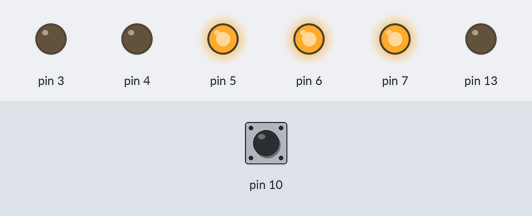
The sketch below on a simulated Arduino Uno, built with avr-gcc and run on an emulated ATmega328P. On the bench: output pins drawn as LEDs (lit = HIGH). The test bench sets the inputs (shaded band); at power-on: pin 10 HIGH.

Above: at 1.7 s.
1.8 s: pin 10 pulled LOW for 0.35 s
At 4.7 s:
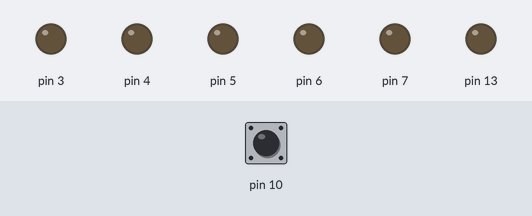
4.8 s: pin 10 pulled LOW for 1 s
At 5.85 s:
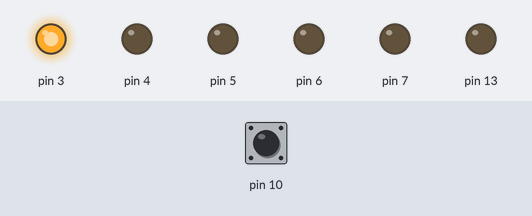
8.1 s: pin 10 pulled LOW for 3.2 s
At 10.6 s:
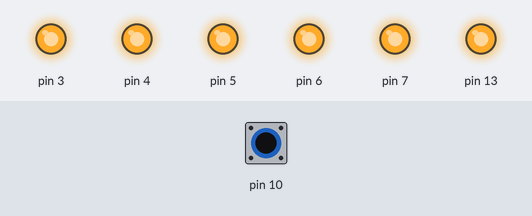
14.3 s: pin 10 pulled LOW for 0.35 s
At 15.75 s:
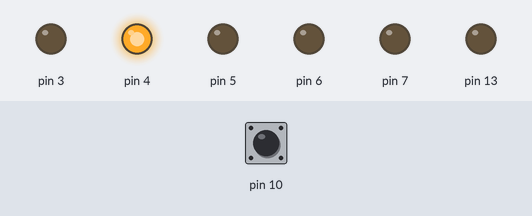
17.6 s: pin 10 pulled LOW for 1 s
At 19.05 s:
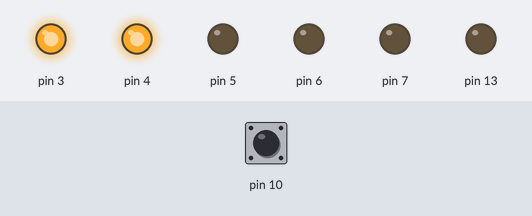
Timing chart, 0 to 22.2 s (numbered marks = the images above; inputs shaded):
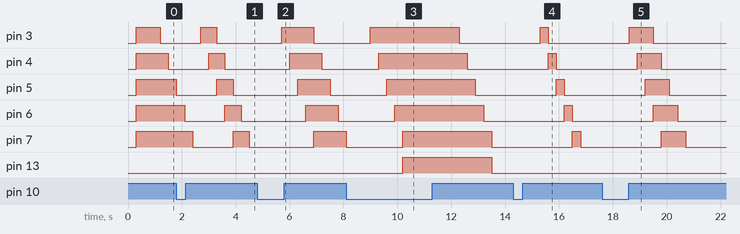

The sketch:

anti-rebond-et-decalage.ino
```cpp
void setup() {
  pinMode (10, INPUT_PULLUP) ;
  pinMode (3, OUTPUT) ;
  pinMode (4, OUTPUT) ;
  pinMode (5, OUTPUT) ;
  pinMode (6, OUTPUT) ;
  pinMode (7, OUTPUT) ;
  pinMode (13, OUTPUT) ;
}

const int delai = 300 ;
byte gFiltre  = 0 ;

void loop() {
  delay (delai) ;
  gFiltre = (gFiltre << 1) | digitalRead (10) ;
  if (gFiltre == 0) {
    digitalWrite (13, HIGH) ;
  }else if (gFiltre == 0xFF) {
    digitalWrite (13, LOW) ;
  }
  digitalWrite (7, (gFiltre & 0x80) == 0) ;
  digitalWrite (6, (gFiltre & 0x40) == 0) ;
  digitalWrite (5, (gFiltre & 0x20) == 0) ;
  digitalWrite (4, (gFiltre & 0x10) == 0) ;
  digitalWrite (3, (gFiltre & 0x08) == 0) ;
}
```

Measured:
- after the input at 1.8 s, pin 3: LOW → HIGH after 0.90 s, → LOW 0.60 s later; pin 4: LOW → HIGH after 1.2 s, → LOW 0.60 s later
- after the input at 4.8 s, pin 3: LOW → HIGH after 0.90 s, → LOW 1.2 s later; pin 4: LOW → HIGH after 1.2 s, → LOW 1.2 s later; pin 5: LOW → HIGH after 1.5 s, → LOW 1.2 s later; pin 6: LOW → HIGH after 1.8 s, → LOW 1.2 s later; pin 7: LOW → HIGH after 2.1 s
- after the input at 8.1 s, pin 3: LOW → HIGH after 0.90 s, → LOW 3.3 s later; pin 4: LOW → HIGH after 1.2 s, → LOW 3.3 s later; pin 5: LOW → HIGH after 1.5 s, → LOW 3.3 s later; pin 6: LOW → HIGH after 1.8 s, → LOW 3.3 s later; pin 13: LOW → HIGH after 2.1 s, → LOW 3.3 s later
- after the input at 14.3 s, pin 3: LOW → HIGH after 1.0 s, → LOW 0.30 s later; pin 4: LOW → HIGH after 1.3 s, → LOW 0.30 s later; pin 5: LOW → HIGH after 1.6 s, → LOW 0.30 s later; pin 6: LOW → HIGH after 1.9 s, → LOW 0.30 s later; pin 7: LOW → HIGH after 2.2 s, → LOW 0.30 s later
- after the input at 17.6 s, pin 3: LOW → HIGH after 1.0 s, → LOW 0.90 s later; pin 4: LOW → HIGH after 1.3 s, → LOW 0.90 s later; pin 5: LOW → HIGH after 1.6 s, → LOW 0.90 s later; pin 6: LOW → HIGH after 1.9 s, → LOW 0.90 s later; pin 7: LOW → HIGH after 2.2 s, → LOW 0.90 s later
